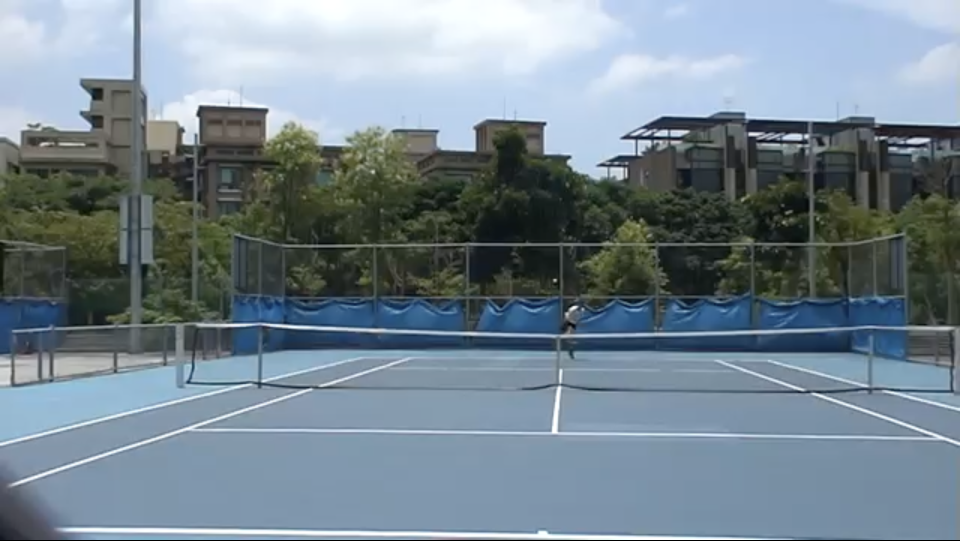
#> input picture image.png, 2880 x 1622 px (shown at 1/3 size)
$ python background_manipulation.py
#> lines starting #> are read from the running program, lines starting #| are printed output that depends on the picture
import cv2
import numpy as np

court = cv2.imread("image.png")
#> court is the input picture: shape (1622, 2880, 3); mean B, G, R 143.6, 133.2, 117.6
bg = cv2.imread("background.png")
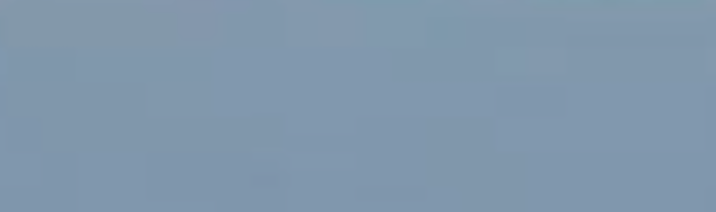
#> input picture background.png, 716 x 212 px
#> bg is the input picture: shape (212, 716, 3); mean B, G, R 172.4, 151.6, 128.6
h, w = court.shape[:2]
#> h = 1622; w = 2880
bg = cv2.resize(bg, (w, h))
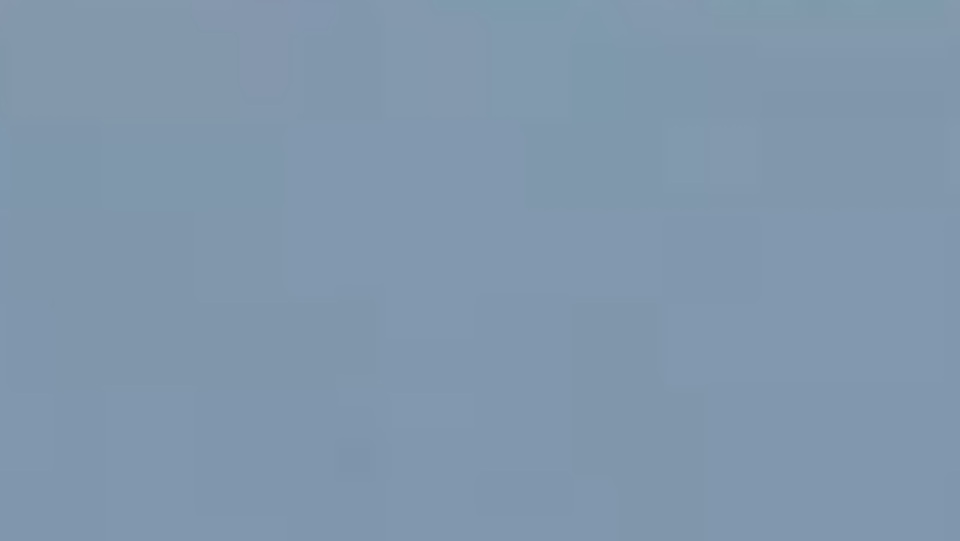
#> bg: shape (1622, 2880, 3) (shown at 1/3 size); mean B, G, R 172.4, 151.6, 128.6

cv2.imshow("court", court)
cv2.imshow("bg", bg)
cv2.waitKey(0)
